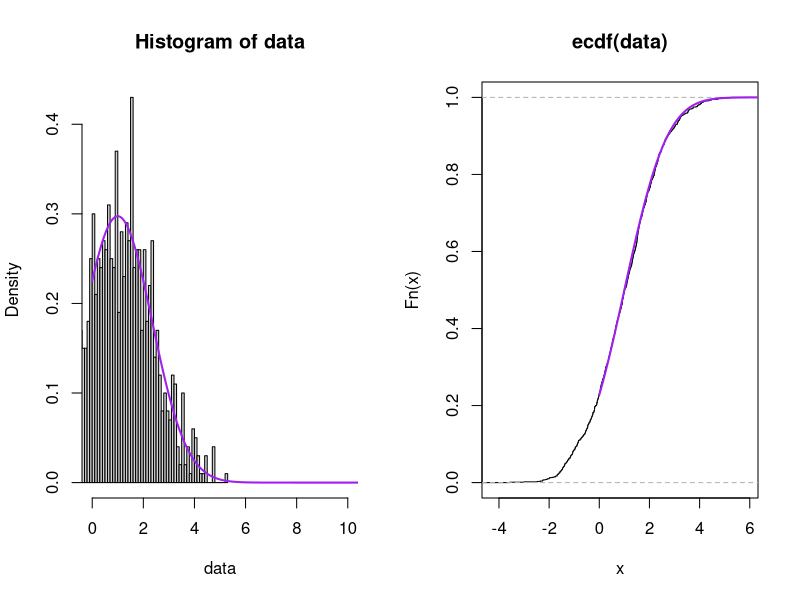
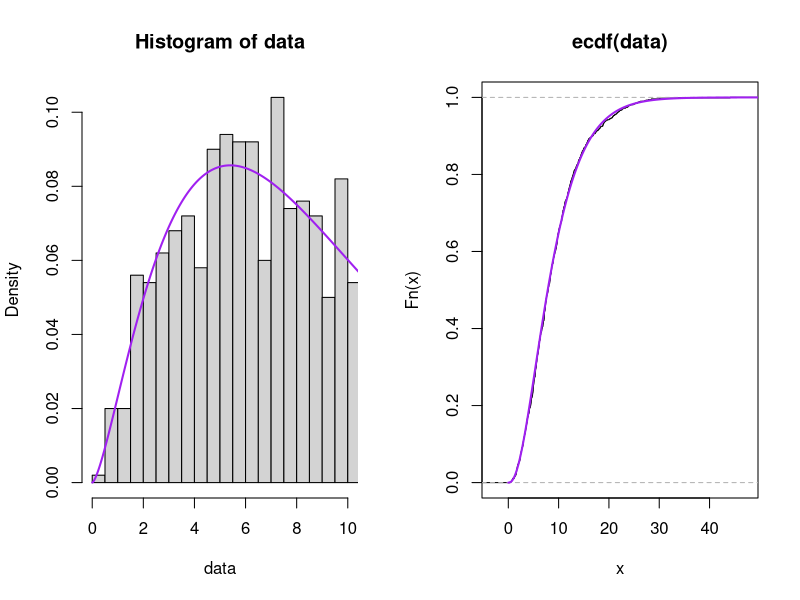
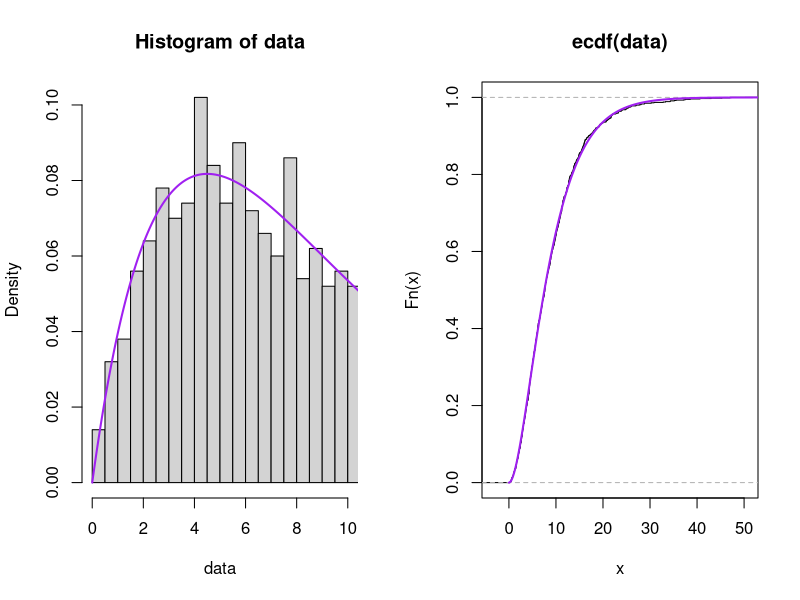

Here is the R script that generated these plots, in order:
# Problem №6 
# №1 Random values of normal distribution parameters
# --------------------------------------------------------
# Functions
# --------------------------------------------------------

averageRandom = function(N, n, mean, sd){
  eta1 = rep(0, N)
  for (i in (1:N)){
    for (j in 1:n){
    eta1[i] = eta1[i] + rnorm(n, mean, sd)
    }
    eta1[i] = eta1[i]/n
  }
  return(eta1)
}

standardDevRandom = function(N, n, mean, sd){
  eta2 = rep(0, N)
  for (i in (1:N)){
    eta2[i] = sum((rnorm(n, mean, sd)-mean)^2)/n
  }
  return(eta2)
}

dispRandom = function(N, n, mean, sd){
  eta3 = rep(0, N)
  for (i in (1:N)){
    x = rnorm(n, mean, sd)
    eta3[i] = sum((x-sum(x)/n)^2)/(n-1)
  }
  return(eta3)
}

plotGraphs = function(data, dDistr, pDistr, mean, sd){
    layout (matrix (c (1,2), 1, 2))
    t = seq(0, 1000,0.01)
    
    hist(data, freq = F, breaks = 100, xlim = c(0,10))
    lines(t,dDistr(t, mean, sd), col = "purple", lwd = 2)
    
    plot(ecdf(data))
    lines(t,pDistr(t, mean, sd), col = "purple", lwd = 2)
  }
# --------------------------------------------------------
# Initial data
# --------------------------------------------------------
  
  N = 1000 #quantity of random values
  n = 5 #quantity of distributions
  mean = 1 
  sd = 3
  
# --------------------------------------------------------
# Calculating data and plotting
# --------------------------------------------------------

 data1 = averageRandom(N, n, mean, sd)
 data2 = standardDevRandom(N, n, mean, sd)
 data3 = dispRandom(N, n, mean, sd)
 # --------------------------------------------------------
 dDistr = function(data, mean, sd) dnorm(data, mean, sd)
 pDistr = function(data, mean, sd) pnorm(data, mean, sd)
 
 plotGraphs(data1, dDistr, pDistr, mean, sd/sqrt(n))
 # --------------------------------------------------------
 dDistr = function(data, mean, sd) dchisq(data*n/sd^2, n)*n/sd^2
 pDistr = function(data, mean, sd) pchisq(data*n/sd^2, n)
 
 plotGraphs(data2, dDistr, pDistr, mean, sd)
 # -------------------------------------------------------- 
 dDistr = function(data, mean, sd) dchisq(data*(n-1)/sd^2, (n-1))*(n-1)/sd^2
 pDistr = function(data, mean, sd) pchisq(data*(n-1)/sd^2, (n-1))
 
 plotGraphs(data3, dDistr, pDistr, mean, sd)
 
 